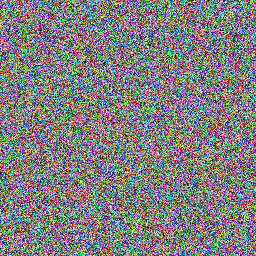
#> input picture Rev_Pico/scrambled1.png, 256 x 256 px
$ python img.py
#> lines starting #> are read from the running program, lines starting #| are printed output that depends on the picture
import PIL
from PIL import Image

img1 = Image.open("scrambled1.png")
#> img1 is the input picture: PIL image 256x256 RGB; mean R, G, B 127.6, 127.5, 127.7
img2 = Image.open("scrambled2.png")
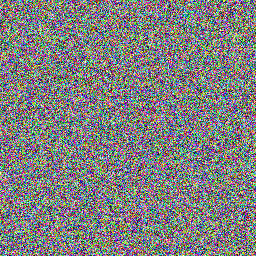
#> input picture Rev_Pico/scrambled2.png, 256 x 256 px
#> img2 is the input picture: PIL image 256x256 RGB; mean R, G, B 127.4, 127.5, 127.3
for x in range(0, 360, 15):

    img3 = img1.copy()
    img3 = img3.rotate(x)
    img3.paste(img2)
    img3.show()
#> this loop made 24 passes
#> pass 2, `img3 = img3.rotate(x)`:
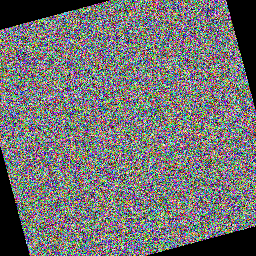
#> img3: PIL image 256x256 RGB; mean R, G, B 114.8, 114.6, 114.6
#> pass 3, `img3 = img3.rotate(x)`:
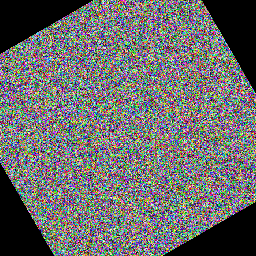
#> img3: PIL image 256x256 RGB; mean R, G, B 107.9, 107.9, 108.1
